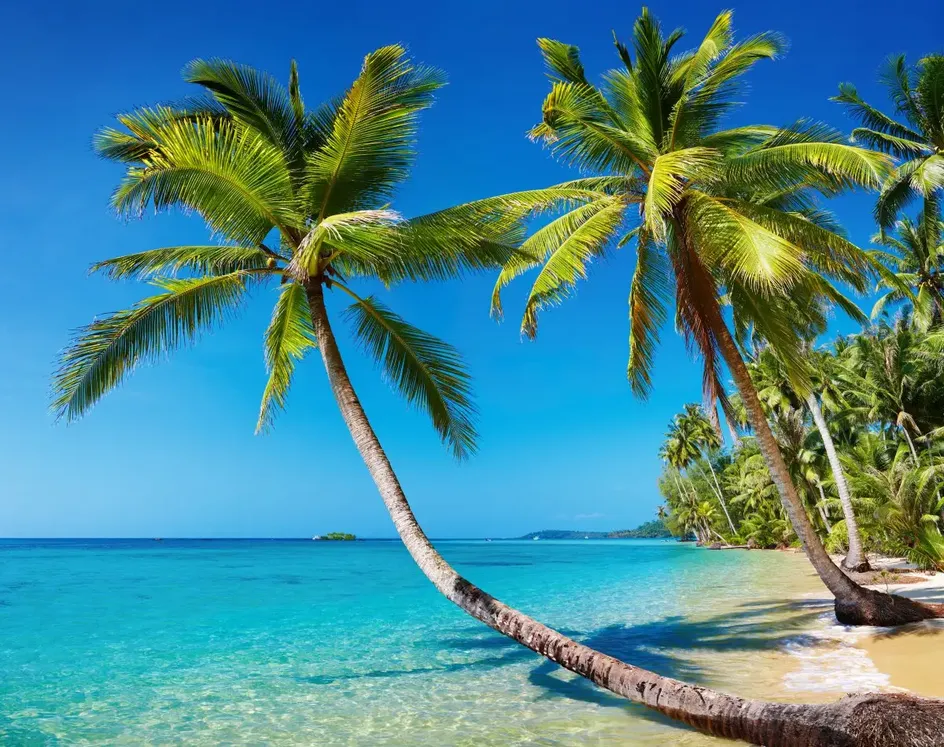
#> input picture 1.webp, 944 x 747 px, shrunk from 1200 x 950 before the run
$ python histogram.py
#> lines starting #> are read from the running program, lines starting #| are printed output that depends on the picture
import cv2
import matplotlib.pyplot as plt

img_cv   = cv2.imread('1.webp')
#> img_cv is the input picture: shape (747, 944, 3); mean B, G, R 147.8, 136.1, 72.2
print("img_cv:",img_cv.shape)
#| img_cv: (747, 944, 3)

gray=cv2.cvtColor(img_cv,cv2.COLOR_BGR2GRAY)
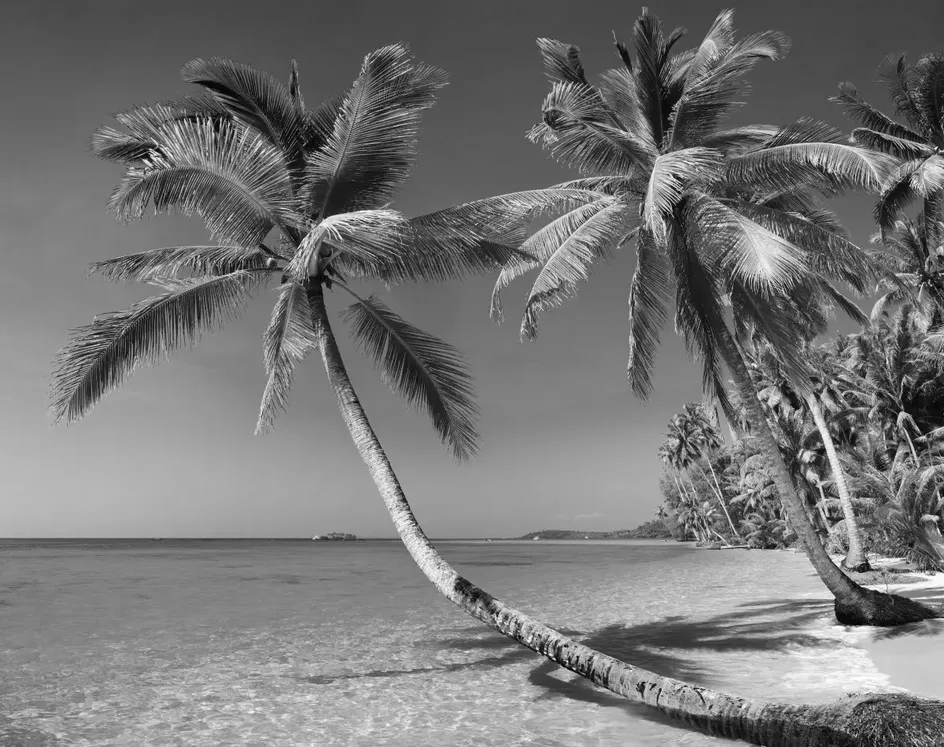
#> gray: shape (747, 944); min 0, max 255, mean 118.3
print("gray:",gray.shape)
#| gray: (747, 944)

cv2.imwrite('gray.jpg',gray)

index = [i for i in range(256)]
count = [0 for i in range(256)]
for i in gray:
    for ii in i:
        count[ii] += 1
#> after the loop, count = 256 values, max 10383 at index 129, min 1 at index 255, mean 2754.6

print(count)
#> (printed output is left out)

plt.plot(index,count)
plt.show()
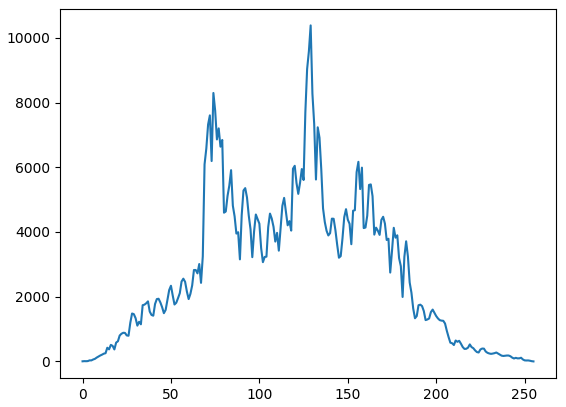
#> figure drawn by matplotlib, 1 panel; curve peaks at x = 129, y = 10383

$ run again, with fft_shift.jpg saved as 1.webp
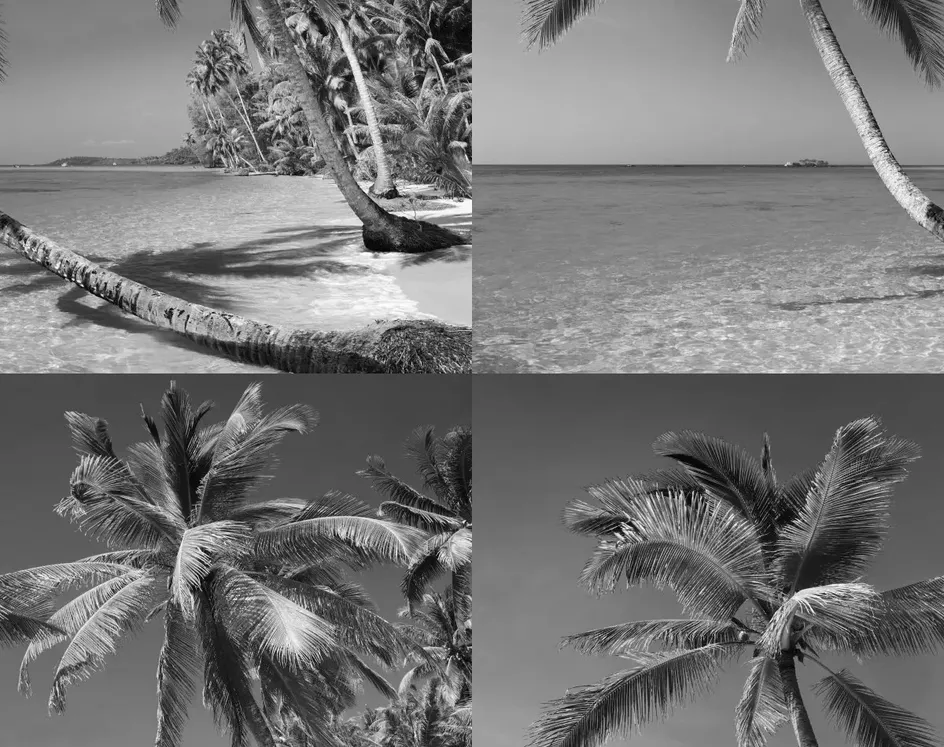
#> input picture fft_shift.jpg, 944 x 747 px, shrunk from 1200 x 950 before the run
#> img_cv is the input picture: shape (747, 944, 3); mean B, G, R 118.3, 118.3, 118.3
#| img_cv: (747, 944, 3)
#| gray: (747, 944)
#> after the loop `for i in gray:`: count = 256 values, max 12041 at index 75, min 0 at index 4, mean 2754.6
#> (printed output is left out)
#> `plt.show()`:
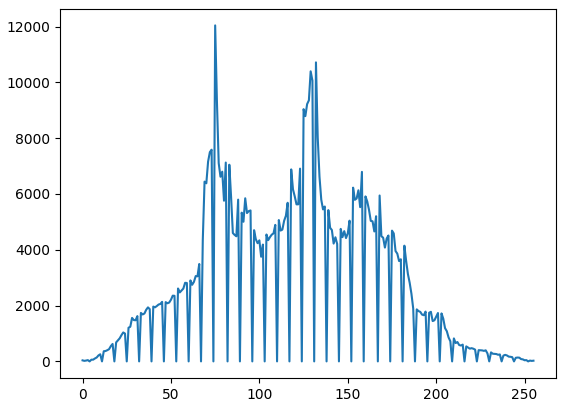
#> figure drawn by matplotlib, 1 panel; curve peaks at x = 75, y = 12041
